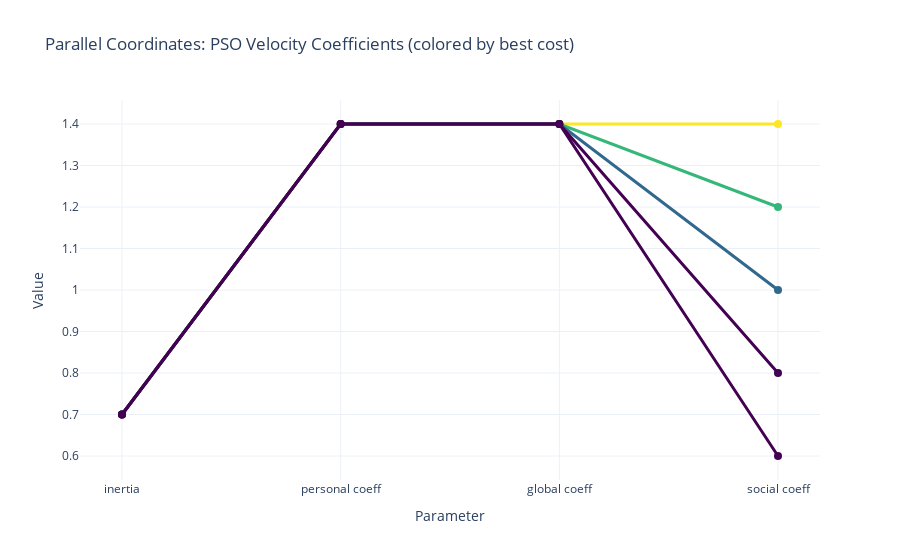

Notebook code cell kept with this figure:
### Code cell
# Draw parallel coordinates for w_inertia, c_personal, c_social, c_global
# Each line represents a row from the previous table, colored by best cost (darker = better)
# If two lines coincide, the darker color (lower cost) should be drawn on top
import plotly.graph_objects as go
import pandas as pd

def plot_parallel_coords(table_df):
    # Use only the required columns
    axes = ['inertia', 'personal coeff', 'global coeff', 'social coeff']
    color_col = 'bin color'
    cost_col = 'best cost'
    # Sort so that lower cost (darker) is plotted last (on top)
    # Viridis: lower cost = lower bin = darker color
    # To ensure darker lines are on top, plot lightest (highest cost) first, darkest (lowest cost) last
    table_df_sorted = table_df.sort_values(cost_col, ascending=False).reset_index(drop=True)
    fig = go.Figure()
    for i, row in table_df_sorted.iterrows():
        y = [row[a] for a in axes]
        color = row[color_col]
        fig.add_trace(go.Scatter(
            x=axes,
            y=y,
            mode='lines+markers',
            line=dict(color=color, width=3),
            marker=dict(color=color, size=8),
            name=f"best_cost={row[cost_col]:.2f}",
            showlegend=False
        ))
    fig.update_layout(
        title="Parallel Coordinates: PSO Velocity Coefficients (colored by best cost)",
        xaxis_title="Parameter",
        yaxis_title="Value",
        template="plotly_white"
    )
    fig.update_xaxes(type='category')
    fig.show()

# Try to find the last table_df in scope (from previous cell)
if 'table_df' in locals() and not table_df.empty:
    plot_parallel_coords(table_df)
else:
    print("Run the previous cell to generate the table first.")

### Figure 1 — Plotly figure (JSON) as saved in the notebook; plotly's stock layout.template omitted (floating-point values rounded to 4 significant figures)
{"data": [{"line": {"color": "#fde725", "width": 3}, "marker": {"color": "#fde725", "size": 8}, "mode": "lines+markers", "name": "best_cost=0.59", "showlegend": false, "type": "scatter", "x": ["inertia", "personal coeff", "global coeff", "social coeff"], "y": [0.7, 1.4, 1.4, 1.4]}, {"line": {"color": "#35b779", "width": 3}, "marker": {"color": "#35b779", "size": 8}, "mode": "lines+markers", "name": "best_cost=0.52", "showlegend": false, "type": "scatter", "x": ["inertia", "personal coeff", "global coeff", "social coeff"], "y": [0.7, 1.4, 1.4, 1.2]}, {"line": {"color": "#31688e", "width": 3}, "marker": {"color": "#31688e", "size": 8}, "mode": "lines+markers", "name": "best_cost=0.40", "showlegend": false, "type": "scatter", "x": ["inertia", "personal coeff", "global coeff", "social coeff"], "y": [0.7, 1.4, 1.4, 1]}, {"line": {"color": "#440154", "width": 3}, "marker": {"color": "#440154", "size": 8}, "mode": "lines+markers", "name": "best_cost=0.29", "showlegend": false, "type": "scatter", "x": ["inertia", "personal coeff", "global coeff", "social coeff"], "y": [0.7, 1.4, 1.4, 0.8]}, {"line": {"color": "#440154", "width": 3}, "marker": {"color": "#440154", "size": 8}, "mode": "lines+markers", "name": "best_cost=0.23", "showlegend": false, "type": "scatter", "x": ["inertia", "personal coeff", "global coeff", "social coeff"], "y": [0.7, 1.4, 1.4, 0.6]}], "layout": {"title": {"text": "Parallel Coordinates: PSO Velocity Coefficients (colored by best cost)"}, "xaxis": {"title": {"text": "Parameter"}, "type": "category"}, "yaxis": {"title": {"text": "Value"}}}}
